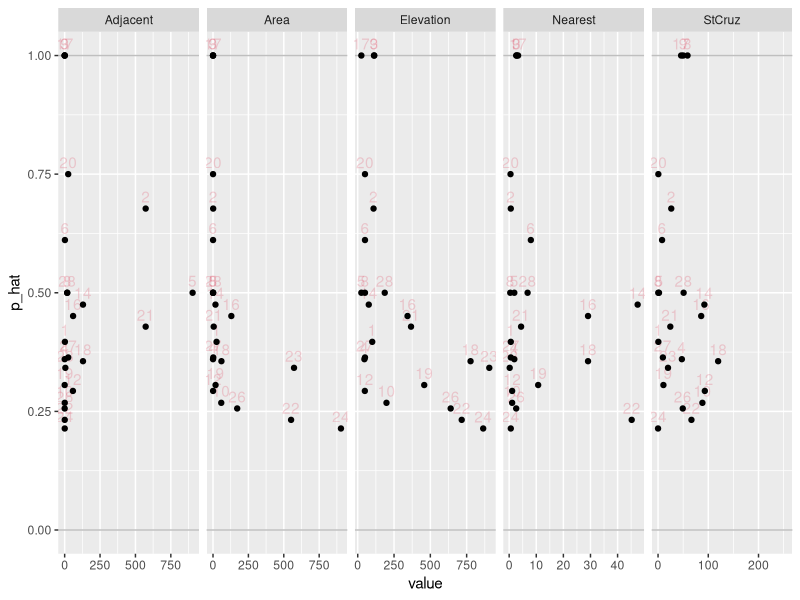
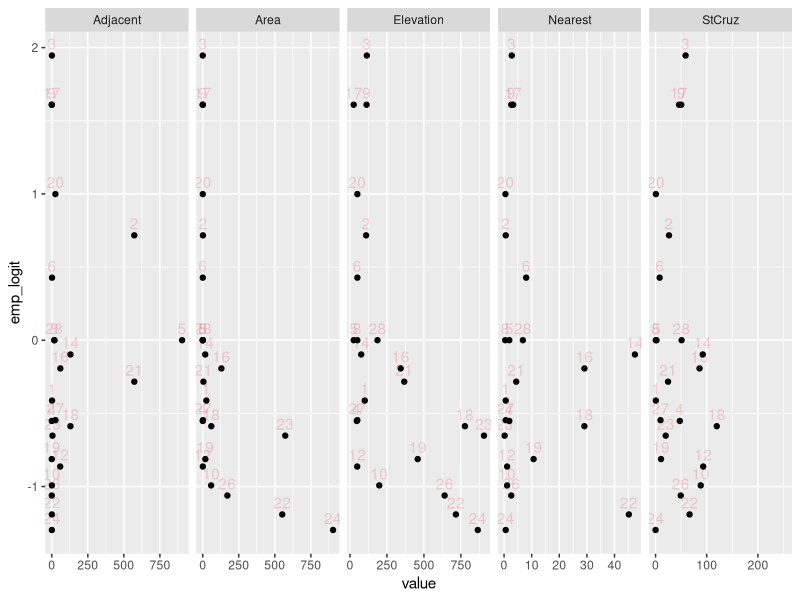
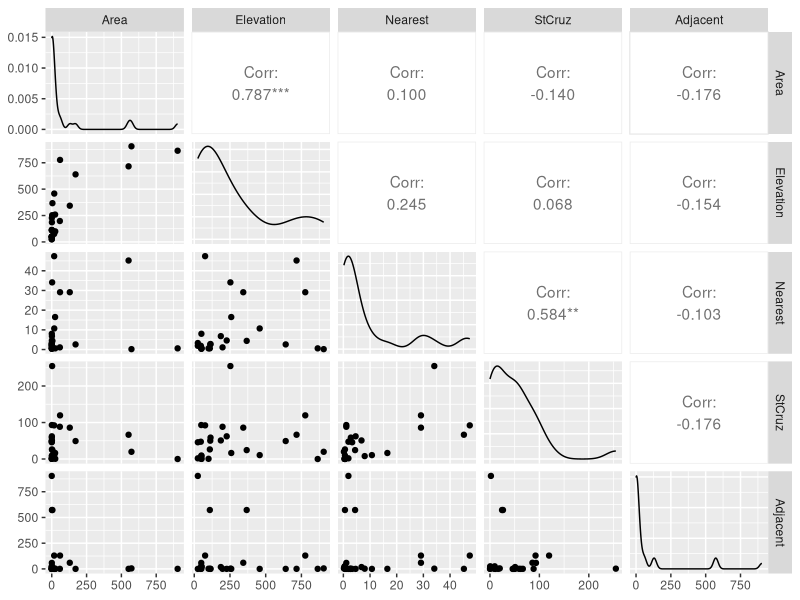
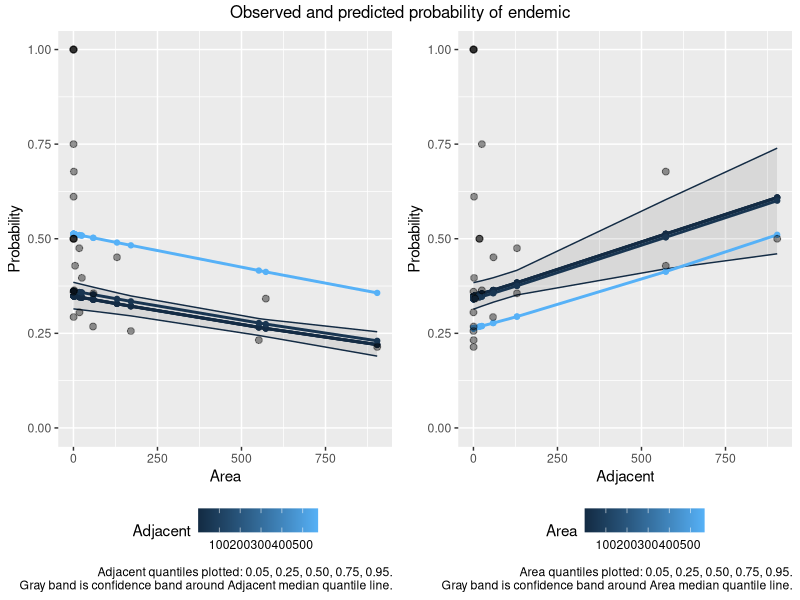

R code for these plots, in order:
## ---- chunk 1
# I set some GLOBAL R chunk options here.
#   (to hide this message add "echo=FALSE" to the code chunk options)

knitr::opts_chunk$set(comment = NA, message = FALSE, warning = FALSE, width = 100)
knitr::opts_chunk$set(fig.align = "center", fig.height = 4, fig.width = 6)
## ---- chunk 2
library(tidyverse)

# First, download the data to your computer,
#   save in the same folder as this Rmd file.

dat_gal <-
  read_csv(
    "ADA2_CL_18_Galapagos.csv"
  , skip = 27             # I was expecting to skip 28, not sure why it wants 27
  ) %>%
  mutate(
    id = 1:n()
  )
## ---- chunk 3
# observed proportions
dat_gal <-
  dat_gal %>%
  mutate(
    p_hat     = PlantEnd / Plants
    # emperical logits
  , emp_logit = log((p_hat + 0.5/Plants) / (1 - p_hat + 0.5/Plants))
  )
## ---- chunk 4
# list of islands to predict
island_pred_list <-
  c(
    "Gardner2"
  , "Santa.Fe"
  , "Wolf"
  )

## capture the observed probabilities
dat_gal_pred_true <-
  dat_gal %>%
  filter(
    Island %in% island_pred_list
  )

# Set these islands with missing response variables
#  (there must be a better way to NA selected rows, but I didn't find it)
dat_gal <-
  dat_gal %>%
  mutate(across(c(Plants, PlantEnd, p_hat, emp_logit), 
                ~ ifelse(Island %in% island_pred_list, NA, .x)) )  
## ---- chunk 5
## RETURN HERE TO SUBSET AND TRANSFORM THE DATA

dat_gal <-
  dat_gal %>%
  mutate(
  ) %>%
  filter(
    !(id %in% c(11, 15, 7))
  )

### SOLUTION
## ---- chunk 6
# Create plots for proportion endemic for each variable
dat_gal_long <-
  dat_gal %>%
  select(
    Island, id, p_hat, emp_logit, Area, Elevation, Nearest, StCruz, Adjacent
  ) %>%
  pivot_longer(
    cols = c(Area, Elevation, Nearest, StCruz, Adjacent)
  , names_to  = "variable"
  , values_to = "value"
  )

# Plot the data using ggplot
library(ggplot2)
p <- ggplot(dat_gal_long, aes(x = value, y = p_hat, label = id))
p <- p + geom_hline(yintercept = c(0,1), alpha = 0.25)
p <- p + geom_text(hjust = 0.5, vjust = -0.5, alpha = 0.25, colour = 2)
p <- p + geom_point()
p <- p + scale_y_continuous(limits = c(0, 1))
p <- p + facet_wrap( ~ variable, scales = "free_x", nrow = 1)
print(p)

# Plot the data using ggplot
library(ggplot2)
p <- ggplot(dat_gal_long, aes(x = value, y = emp_logit, label = id))
p <- p + geom_text(hjust = 0.5, vjust = -0.5, alpha = 0.25, colour = 2)
p <- p + geom_point()
p <- p + facet_wrap( ~ variable, scales = "free_x", nrow = 1)
print(p)
## ---- chunk 7
# relationships between predictors

library(ggplot2)
library(GGally)
p <- ggpairs(dat_gal %>% select(Area, Elevation, Nearest, StCruz, Adjacent))
print(p)
## ---- chunk 8
  ### SOLUTION
  # Don't include both Area and Elevation, since highly correlated

glm_g_aensj <-
  glm(
    cbind(PlantEnd, Plants - PlantEnd) ~ Area + Nearest + StCruz + Adjacent
  , family = binomial
  , data = dat_gal
  )


# Test residual deviance for lack-of-fit (if > 0.10, little-to-no lack-of-fit)
dev_p_val_full <- 1 - pchisq(glm_g_aensj$deviance, glm_g_aensj$df.residual)
dev_p_val_full


## Stepwise selection
# option: trace = 0 doesn't show each step of the automated selection
glm_g_aensj_red_AIC <-
  step(
    glm_g_aensj
    # use scope=formula() to consider adding two-way interactions
  #, scope = formula(cbind(PlantEnd, Plants - PlantEnd) ~ (Area + Nearest + StCruz + Adjacent)^2)
  , direction = "both"
  , trace = TRUE
  )

# the anova object provides a summary of the selection steps in order
glm_g_aensj_red_AIC$anova

coef(glm_g_aensj_red_AIC)

# Test residual deviance for lack-of-fit (if > 0.10, little-to-no lack-of-fit)
dev_p_val_red <- 1 - pchisq(glm_g_aensj_red_AIC$deviance, glm_g_aensj_red_AIC$df.residual)
dev_p_val_red
## ---- chunk 9
summary(glm_g_aensj_red_AIC)
## ---- chunk 10
# choose levels of the second predictor and use all values from the first
# we only need to keep the variables that were retained in the model:
  # Area and Adjacent

# x = Area, group = Adjacent quantiles
dat_gal_pred_Area <-
  dat_gal %>% select(Area, p_hat) %>%
  expand_grid(
    Adjacent  = dat_gal$Adjacent %>% quantile(probs = c(0.05, 0.25, 0.50, 0.75, 0.95))
  ) %>%
  # these are just reminders for what to plot
  mutate(
    x_var = "Area"
  , Group = "Adjacent"
  )

# x = Adjacent, group = Area quantiles
dat_gal_pred_Adjacent <-
  dat_gal %>% select(Adjacent, p_hat) %>%
  expand_grid(
    Area      = dat_gal$Area     %>% quantile(probs = c(0.05, 0.25, 0.50, 0.75, 0.95))
  ) %>%
  # these are just reminders for what to plot
  mutate(
    x_var = "Adjacent"
  , Group = "Area"
  )


# bind both together
dat_gal_pred_plot <-
  bind_rows(
    dat_gal_pred_Area
  , dat_gal_pred_Adjacent
  )


# get intendend model for the following to work,
# since my stepwise regression included StCruz
glm_g_aensj_red_AIC <-  glm(
    cbind(PlantEnd, Plants - PlantEnd) ~ Area + Adjacent
  , family = binomial
  , data = dat_gal
  )

# put the fitted values in the data.frame
# predict() uses all the values in dataset, including appended values
fit_logit_pred_plot <-
  predict(
    glm_g_aensj_red_AIC
  , dat_gal_pred_plot
  , type   = "link"
  , se.fit = TRUE
  ) %>%
  as_tibble()

# put the fitted values in the data.frame
dat_gal_pred_plot <-
  dat_gal_pred_plot %>%
  mutate(
    fit_logit    = fit_logit_pred_plot$fit
  , fit_logit_se = fit_logit_pred_plot$se.fit
  # added "fit_p" to make predictions at appended Load values
  , fit_p        = exp(fit_logit) / (1 + exp(fit_logit))
  # CI for p fitted values
  , fit_p_lower  = exp(fit_logit - 1.96 * fit_logit_se) / (1 + exp(fit_logit - 1.96 * fit_logit_se))
  , fit_p_upper  = exp(fit_logit + 1.96 * fit_logit_se) / (1 + exp(fit_logit + 1.96 * fit_logit_se))
  )
## ---- chunk 11
library(ggplot2)
p1 <- ggplot(dat_gal_pred_plot %>% filter(x_var == "Area"), aes(x = Area, y = p_hat, colour = Adjacent, group = Adjacent))
# predicted curve and point-wise 95% CI
p1 <- p1 + geom_ribbon(data = dat_gal_pred_plot %>% filter(Adjacent == dat_gal$Adjacent %>% quantile(probs = c(0.50))), mapping = aes(x = Area, ymin = fit_p_lower, ymax = fit_p_upper), alpha = 0.1)
p1 <- p1 + geom_line(aes(x = Area, y = fit_p), size = 1)
# fitted values
p1 <- p1 + geom_point(aes(y = fit_p), size = 1.5)
# observed values
p1 <- p1 + geom_point(size = 2, colour = "black", alpha = 0.1)
p1 <- p1 + scale_y_continuous(limits = c(0,1))
p1 <- p1 + ylab("Probability")
p1 <- p1 + labs(caption = "Adjacent quantiles plotted: 0.05, 0.25, 0.50, 0.75, 0.95.\nGray band is confidence band around Adjacent median quantile line.")
p1 <- p1 + theme(legend.position = "bottom") # "none"
#p1 <- p1 + labs(title = "Observed and predicted probability of endemic")
#print(p1)

library(ggplot2)
p2 <- ggplot(dat_gal_pred_plot %>% filter(x_var == "Adjacent"), aes(x = Adjacent, y = p_hat, colour = Area, group = Area))
# predicted curve and point-wise 95% CI
p2 <- p2 + geom_ribbon(data = dat_gal_pred_plot %>% filter(Area == dat_gal$Area %>% quantile(probs = c(0.50))), mapping = aes(x = Adjacent, ymin = fit_p_lower, ymax = fit_p_upper), alpha = 0.1)
p2 <- p2 + geom_line(aes(x = Adjacent, y = fit_p), size = 1)
# fitted values
p2 <- p2 + geom_point(aes(y = fit_p), size = 1.5)
# observed values
p2 <- p2 + geom_point(size = 2, colour = "black", alpha = 0.1)
p2 <- p2 + scale_y_continuous(limits = c(0,1))
p2 <- p2 + ylab("Probability")
p2 <- p2 + labs(caption = "Area quantiles plotted: 0.05, 0.25, 0.50, 0.75, 0.95.\nGray band is confidence band around Area median quantile line.")
p2 <- p2 + theme(legend.position = "bottom") # "none"
#p2 <- p2 + labs(title = "Observed and predicted probability of endemic")
#print(p2)

library(gridExtra)
grid.arrange(grobs = list(p1, p2), nrow=1, top = "Observed and predicted probability of endemic")
## ---- chunk 12
island_pred_list
## ---- chunk 13
# put the fitted values in the data.frame
# predict() uses all the values in dataset, including appended values
fit_logit_pred <-
  predict(
    glm_g_aensj_red_AIC
  , dat_gal %>% select(Area, Elevation, Nearest, StCruz, Adjacent)
  , type   = "link"
  , se.fit = TRUE
  ) %>%
  as_tibble()

# put the fitted values in the data.frame
dat_gal <-
  dat_gal %>%
  mutate(
    fit_logit    = fit_logit_pred$fit
  , fit_logit_se = fit_logit_pred$se.fit
  # added "fit_p" to make predictions at appended Load values
  , fit_p        = exp(fit_logit) / (1 + exp(fit_logit))
  # CI for p fitted values
  , fit_p_lower  = exp(fit_logit - 1.96 * fit_logit_se) / (1 + exp(fit_logit - 1.96 * fit_logit_se))
  , fit_p_upper  = exp(fit_logit + 1.96 * fit_logit_se) / (1 + exp(fit_logit + 1.96 * fit_logit_se))
  )
## ---- chunk 14
dat_gal %>%
  select(
    Island, fit_p, fit_p_lower, fit_p_upper
  ) %>%
  right_join(
    dat_gal_pred_true
  , by = "Island"
  ) %>%
  select(
    Island, p_hat, fit_p, fit_p_lower, fit_p_upper
  ) %>%
  filter(
    Island %in% island_pred_list
  )
